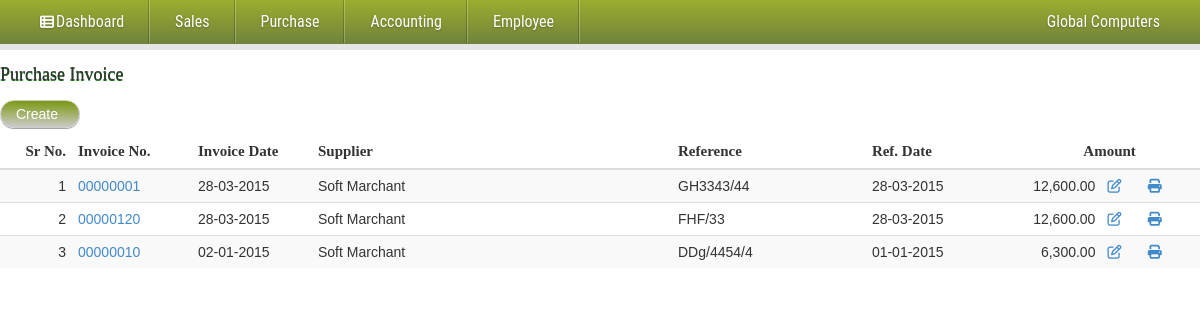
Screenshot of /admin/purchase_invoice.php (signed in) with the database file from the repository.
### tables this page shows
CREATE TABLE IF NOT EXISTS `purchase_master` (
  `pur_id` varchar(20) NOT NULL,
  `pur_date` date NOT NULL,
  `reference` varchar(10) NOT NULL,
  `ref_date` date NOT NULL,
  `supplier_id` int(10) NOT NULL,
  `tax` varchar(15) NOT NULL,
  `despatch_by` varchar(100) NOT NULL,
  `despatch_date` date NOT NULL,
  `lr_no` int(10) NOT NULL,
  `remark` varchar(200) NOT NULL,
  `pur_type` varchar(10) NOT NULL,
  `is_deleted` varchar(1) NOT NULL,
  `entry_date` datetime NOT NULL,
  PRIMARY KEY (`pur_id`)
);

CREATE TABLE IF NOT EXISTS `supplier_master` (
  `supplier_id` int(10) NOT NULL AUTO_INCREMENT,
  `supplier_name` varchar(100) NOT NULL,
  `address` varchar(200) NOT NULL,
  `city` varchar(50) NOT NULL,
  `state` varchar(50) NOT NULL,
  `pincode` int(6) NOT NULL,
  `mobile_no` varchar(10) NOT NULL,
  `phone_no` varchar(15) NOT NULL,
  `designation` varchar(100) NOT NULL,
  `email_id` varchar(50) NOT NULL,
  `contact_name` varchar(100) NOT NULL,
  `vat_tin_no` int(11) NOT NULL,
  `cst_no` int(11) NOT NULL,
  `iscompany` varchar(1) NOT NULL,
  `is_deleted` int(1) NOT NULL,
  `entry_date` datetime NOT NULL,
  PRIMARY KEY (`supplier_id`)
);

### admin/purchase_invoice.php (the view, shortened to what this page needs)
<?php include_once("header.php");?>
<form action="" method="post" role="form">
	<h4 id="title">Purchase Invoice</h4>
	<a href="#modal1" id="btn-create">Create</a>
	<br /><br />
  <div class="table-responsive">
   	 <table class="table table-striped">
      <thead>
        <tr>
		<th  width="6%" style="text-align:right"><b id="b-title">Sr No.</b></th>
          <th  width="10%"><b id="b-title">Invoice No.</b></th>
          <th><b id="b-title">Invoice Date</b></th>
		  <th><b id="b-title">Supplier </b></th>
		  <th><b id="b-title">Reference</b></th>
        <th><b id="b-title">Ref. Date</b></th>
		<th style="text-align:right" width="13%" colspan="2"><b id="b-title">Amount</b></th>
		<th></th>
        </tr>
      </thead>
      <tbody>
		  <?php
	 echo "<tr>";
	 $i=1;
		$rs=mysql_query("select a.pur_id,supplier_name,pur_date,reference,ref_date,tax,(select sum(item_price*item_qty) from purchase_detail where pur_id=a.pur_id) as total from purchase_master a,supplier_master b where  a.supplier_id=b.supplier_id and a.is_deleted='0' order by a.entry_date desc")or die(mysql_error());
	  while($row=mysql_fetch_array($rs))
	  {
	 	 $a=explode(",",$row['tax']);
	   echo '<td style="text-align:right">'.$i++.'</td>';
	  	echo '<td><a href="purchase.php?tmpid='.$row['pur_id'].'&list=view_invoice">'.str_pad($row['pur_id'],8,"0",STR_PAD_LEFT).'</a></td>';
		echo "<td width=10%>".date("d-m-Y",strtotime($row['pur_date']))."</td>";
	 	echo "<td width=30%>".ucwords($row['supplier_name'])."</td>";
		echo "<td>".$row['reference']."</td>";
		echo "<td  width=10%>".date("d-m-Y",strtotime($row['ref_date']))."</td>";
		$tmp=$row['total']+$row['total']*($a[0]/100)+($row['total']*$a[1]/100);
		echo'<td align="right">'.number_format($tmp,2).'</td>';
		echo'<td><a href="#id='.$row[0].'&update=pur_invoice" <i class="fa fa-edit"></i></a></td>';
echo'<td><a href="purchase.php?print=purchase_invoice&id='.$row[0].'" <i class="fa fa-print"></i></a></td></tr>';
	  }
	  ?>
      </tbody>
    </table>
  </div>
</form>

### styles/menu_style.css (style rules this page uses)
.fa { display:inline-block;font-family:FontAwesome;font-style:normal;font-weight:normal;line-height:1;-webkit-font-smoothing:antialiased;-moz-osx-font-smoothing:grayscale }
.fa-print:before { content:"\f02f" }
.fa-edit:before,.fa-pencil-square-o:before { content:"\f044" }

### styles/style.css (style rules this page uses)
#title { width:100%; font-family:Georgia, "Times New Roman", Times, serif; height:auto; margin-top:15px; text-shadow: 0 1px #006600; }
body { margin: 0; padding: 0; color: #414141; }
#b-title { font-family:"Times New Roman", Times, serif; font-size:15px; }
#btn-create { background: -webkit-linear-gradient(180deg, #CCCCCC, #79980d); background: -o-linear-gradient(180deg, #333333, #79980d); background: -moz-linear-gradient(180deg, #333333, #79980d); background: linear-gradient(1deg,#CCCCCC,#79980d); filter: progid:DXImageTransform.Microsoft.gradient(GradientType=0,StartColorStr='#f6f6f6', EndColorStr='#e1e1e1'); border: 1px solid #ccc; color:#FFFFFF; display:inline-block; min-width:80px; float:left; font-family:Verdana, Arial, Helvetica, sans-serif; margin-right:0px; margin-bottom:5px; padding:3px 0px; padding-left:15px; margin-top:5px; text-decoration:none; border-radius:20px; -moz-border-radius:20px; -webkit-border-radius:20px; -moz-box-shadow:0 1px rgba(0,0,0,.35); -webkit-box-shadow:0 1px rgba(0,0,0,.35); }

### styles/popup.css (style rules this page uses)
html, body, div, span, applet, object, iframe, h1, h2, h3, h4, h5, h6, p, blockquote, pre, a, abbr, acronym, address, big, cite, code, del, dfn, em, img, ins, kbd, q, s, samp, small, strike, strong, sub, sup, tt, var, b, u, i, center, dl, dt, dd, ol, ul, li, fieldset, form, label, legend, table, caption, tbody, tfoot, thead, tr, th, td, article, aside, canvas, details, embed, figure, figcaption, footer, header, hgroup, menu, nav, output, ruby, section, summary, time, mark, audio, video { margin: 0; padding: 0; border: 0; font-size: 100%; font: inherit; vertical-align: baseline; }
body { line-height: 1; }
table { border-collapse: collapse; border-spacing: 0; }

### rows the page displays
purchase_master: pur_id "00000001", pur_date "28-03-2015", supplier.supplier_name "Soft Marchant", reference "GH3343/44", ref_date "28-03-2015", tmp "12,600.00"
purchase_master: pur_id "00000120", pur_date "28-03-2015", supplier.supplier_name "Soft Marchant", reference "FHF/33", ref_date "28-03-2015", tmp "12,600.00"
purchase_master: pur_id "00000010", pur_date "02-01-2015", supplier.supplier_name "Soft Marchant", reference "DDg/4454/4", ref_date "01-01-2015", tmp "6,300.00"

### other values shown
$_SESSION['ossem_enterprise_name'] "Global Computers"
